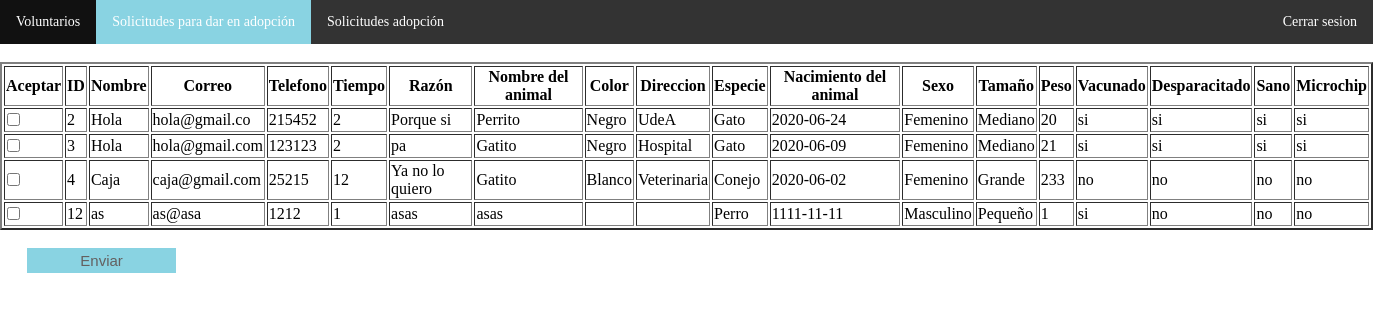
Before: /php/solicitudes_add.php with the older database file.
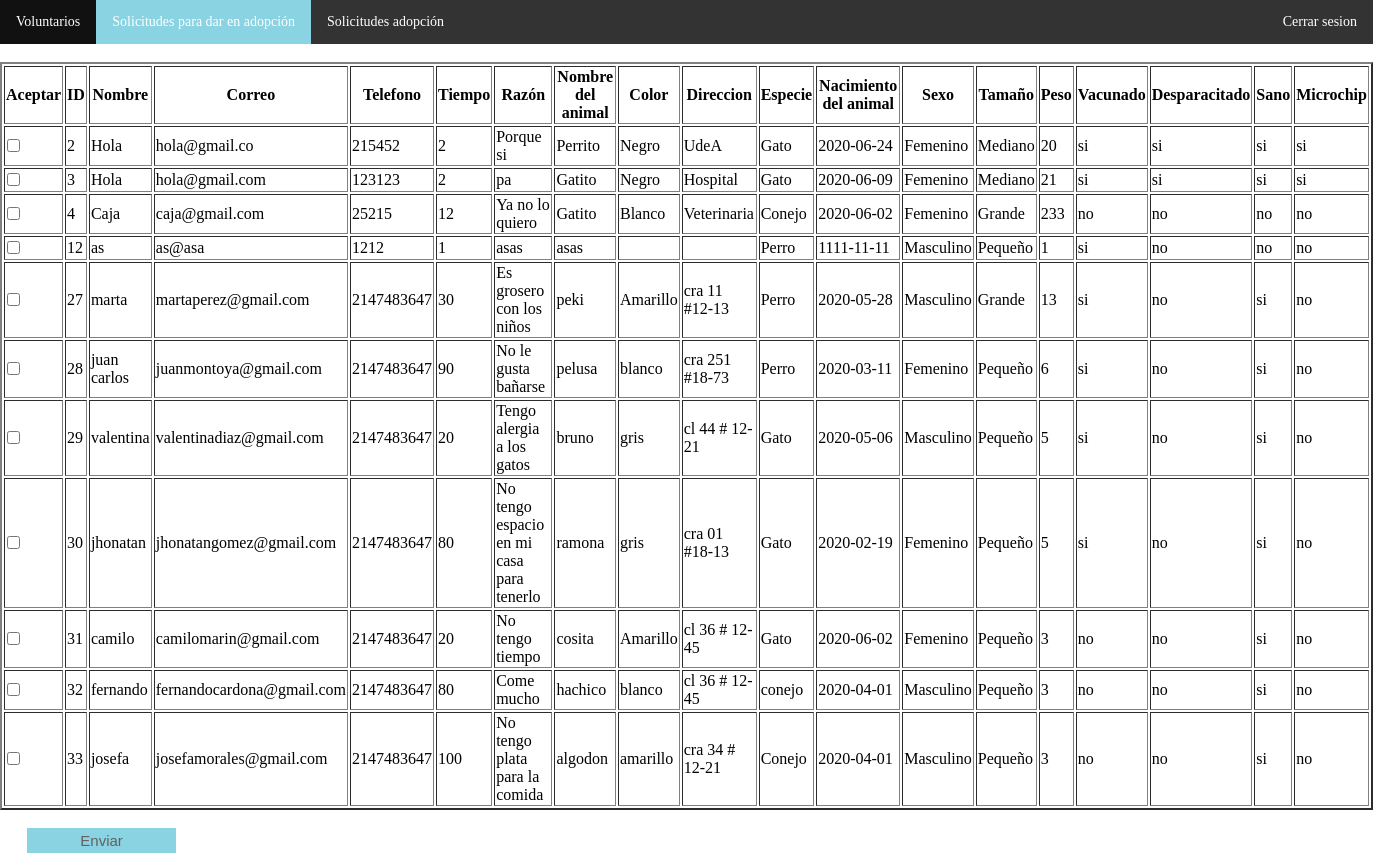
After: the same page with the newer database file.
### tables this page shows
CREATE TABLE `dar_adopcion` (
  `id` int(11) NOT NULL,
  `nombre` text NOT NULL,
  `correo` text NOT NULL,
  `tel` int(11) NOT NULL,
  `tiempo` int(11) NOT NULL,
  `razón` text NOT NULL,
  `nombre_animal` text NOT NULL,
  `especie` text NOT NULL,
  `nacimiento_animal` date NOT NULL,
  `sexo` text NOT NULL,
  `tamaño` text NOT NULL,
  `peso` int(5) NOT NULL,
  `vacunado` text NOT NULL,
  `desparacitado` text NOT NULL,
  `sano` text NOT NULL,
  `microchip` text NOT NULL,
  `revisado` varchar(255) NOT NULL DEFAULT 'no',
  `img_animal` mediumblob NOT NULL,
  `color` text NOT NULL,
  `direccion` text NOT NULL
);

### php/solicitudes_add.php (the view, shortened to what this page needs)
<!DOCTYPE html>
<html lang="en">
<head>
    <link rel="stylesheet" href="../css/style_admin.css">
</head>
<body>
    <nav>
        <ul>
            <li><a href="../php/voluntarios_add.php">Voluntarios</a></li>
            <li><a class="active" href="../php/solicitudes_add.php">Solicitudes para dar en adopción</a></li>
            <li><a href="../php/adopcion_acept.php">Solicitudes adopción</a></li>
            <li style="float:right"><a href="index.php" id="close_sesion">Cerrar sesion</a></li>
        </ul>
    </nav>
    <br>
    <table border = '2'>
        <tr>
            <th>Aceptar</th>
            <th>ID</th>
            <th>Nombre</th>
            <th>Correo</th>
            <th>Telefono</th>
            <th>Tiempo</th>
            <th>Razón</th>
            <th>Nombre del animal</th>
            <th>Color</th>
            <th>Direccion</th>
            <th>Especie</th>
            <th>Nacimiento del animal</th>
            <th>Sexo</th>
            <th>Tamaño</th>
            <th>Peso</th>
            <th>Vacunado</th>
            <th>Desparacitado</th>
            <th>Sano</th>
            <th>Microchip</th>
        </tr>
    <?php
        $conectar = new mysqli('localhost', 'root', '', 'happy_animals');
        $conectar->set_charset("utf8");
        $sql = "SELECT * FROM dar_adopcion WHERE revisado = 'no'";
        $ejecutar = $conectar->query($sql);
        if(!$ejecutar){
            echo "Hubo error al ejectuar la cola";
            echo "<br>";
            echo $conectar->error;
        }
        else{
        ?>
        <?php
                while($rows = mysqli_fetch_array($ejecutar)){
                    echo "<form method='post' name='check_solicitudes' id = 'check_solicitudes' action='check.php'>";
                    echo "<tr>";
                    echo "<td>";
                    ?>
                    <input type='checkbox' id =<?php echo $rows['id'] ?>  name=<?php echo $rows['id'] ?>>
        <?php
                    echo "</td>";
                    echo "<td>" .  $rows['id'] . "</td>" ;
                    echo "<td>" .  $rows['nombre'] . "</td>" ;
                    echo "<td>" .  $rows['correo'] . "</td>" ;
                    echo "<td>" .  $rows['tel'] . "</td>" ;
                    echo "<td>" .  $rows['tiempo'] . "</td>" ;
                    echo "<td>" .  $rows['razón'] . "</td>" ;
                    echo "<td>" .  $rows['nombre_animal'] . "</td>" ;
                    echo "<td>" .  $rows['color'] . "</td>" ;
                    echo "<td>" .  $rows['direccion'] . "</td>" ;
                    echo "<td>" .  $rows['especie'] . "</td>" ;
                    echo "<td>" .  $rows['nacimiento_animal'] . "</td>" ;
                    echo "<td>" .  $rows['sexo'] . "</td>" ;
                    echo "<td>" .  $rows['tamaño'] . "</td>" ;
                    echo "<td>" .  $rows['peso'] . "</td>" ;
                    echo "<td>" .  $rows['vacunado'] . "</td>" ;
                    echo "<td>" .  $rows['desparacitado'] . "</td>" ;
                    echo "<td>" .  $rows['sano'] . "</td>" ;
                    echo "<td>" .  $rows['microchip'] . "</td>" ;
                    echo "</tr>";
                }
        ?>
    </table>
                <br>
                <input type="submit" value="Enviar">
        <?php
            }
        ?>
</body>
</html>

### css/style_admin.css (style rules this page uses)
body { margin: 0; }
nav { background-color: #333; margin: 0; }
ul { list-style-type: none; margin: 0; padding: 0; overflow: hidden; }
li { float: left; }
li a { display: block; color: white; text-align: center; padding: 14px 16px; text-decoration: none; font-family: Bahnschrift; font-size: 14px; }
.active { background-color: #89d3e2; }
input { border: none; border-bottom: 1px solid #8b9191; margin-left: 2%; }
input[type=submit] { border: none; background-color: #89d3e2; color: #646060; font-size: 15px; padding: 4px; width: 10.8%; margin-left: 2%; }

Changed rows visible on the page:
added dar_adopcion: id "27", nombre "marta", correo "martaperez@gmail.com", tel "2147483647", tiempo "30", razón "Es grosero con los niños", nombre_animal "peki", color "Amarillo", direccion "cra 11 #12-13", especie "Perro", nacimiento_animal "2020-05-28", sexo "Masculino", tamaño "Grande", peso "13", vacunado "si", desparacitado "no", sano "si", microchip "no"
added dar_adopcion: id "28", nombre "juan carlos", correo "juanmontoya@gmail.com", tel "2147483647", tiempo "90", razón "No le gusta bañarse", nombre_animal "pelusa", color "blanco", direccion "cra 251 #18-73", especie "Perro", nacimiento_animal "2020-03-11", sexo "Femenino", tamaño "Pequeño", peso "6", vacunado "si", desparacitado "no", sano "si", microchip "no"
added dar_adopcion: id "29", nombre "valentina", correo "valentinadiaz@gmail.com", tel "2147483647", tiempo "20", razón "Tengo alergia a los gatos", nombre_animal "bruno", color "gris", direccion "cl 44 # 12-21", especie "Gato", nacimiento_animal "2020-05-06", sexo "Masculino", tamaño "Pequeño", peso "5", vacunado "si", desparacitado "no", sano "si", microchip "no"
added dar_adopcion: id "30", nombre "jhonatan", correo "jhonatangomez@gmail.com", tel "2147483647", tiempo "80", razón "No tengo espacio en mi casa para tenerlo", nombre_animal "ramona", color "gris", direccion "cra 01 #18-13", especie "Gato", nacimiento_animal "2020-02-19", sexo "Femenino", tamaño "Pequeño", peso "5", vacunado "si", desparacitado "no", sano "si", microchip "no"
added dar_adopcion: id "31", nombre "camilo", correo "camilomarin@gmail.com", tel "2147483647", tiempo "20", razón "No tengo tiempo", nombre_animal "cosita", color "Amarillo", direccion "cl 36 # 12-45", especie "Gato", nacimiento_animal "2020-06-02", sexo "Femenino", tamaño "Pequeño", peso "3", vacunado "no", desparacitado "no", sano "si", microchip "no"
added dar_adopcion: id "32", nombre "fernando", correo "fernandocardona@gmail.com", tel "2147483647", tiempo "80", razón "Come mucho", nombre_animal "hachico", color "blanco", direccion "cl 36 # 12-45", especie "conejo", nacimiento_animal "2020-04-01", sexo "Masculino", tamaño "Pequeño", peso "3", vacunado "no", desparacitado "no", sano "si", microchip "no"
added dar_adopcion: id "33", nombre "josefa", correo "josefamorales@gmail.com", tel "2147483647", tiempo "100", razón "No tengo plata para la comida", nombre_animal "algodon", color "amarillo", direccion "cra 34 # 12-21", especie "Conejo", nacimiento_animal "2020-04-01", sexo "Masculino", tamaño "Pequeño", peso "3", vacunado "no", desparacitado "no", sano "si", microchip "no"
